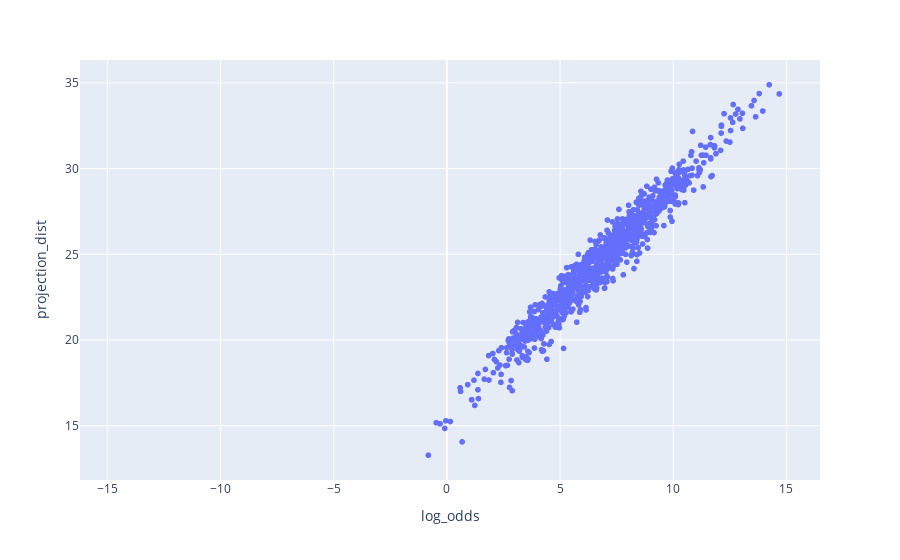

Notebook code for this chart:
### Code cell
px.scatter(
    df_compare,
    x = 'log_odds',
    y = 'projection_dist'
)

### Figure 1 — Plotly figure (JSON) as saved in the notebook; plotly's stock layout.template omitted (floating-point values rounded to 4 significant figures; data arrays with more than 128 entries replaced by an {"elided": "..."} marker saying what was removed)
{"data": [{"hovertemplate": "log_odds=%{x}<br>projection_dist=%{y}<extra></extra>", "legendgroup": "", "marker": {"color": "#636efa", "symbol": "circle"}, "mode": "markers", "name": "", "showlegend": false, "type": "scattergl", "x": {"elided": "2000 float values"}, "xaxis": "x", "y": {"elided": "2000 float values"}, "yaxis": "y"}], "layout": {"legend": {"tracegroupgap": 0}, "margin": {"t": 60}, "xaxis": {"anchor": "y", "domain": [0, 1], "title": {"text": "log_odds"}}, "yaxis": {"anchor": "x", "domain": [0, 1], "title": {"text": "projection_dist"}}}}
